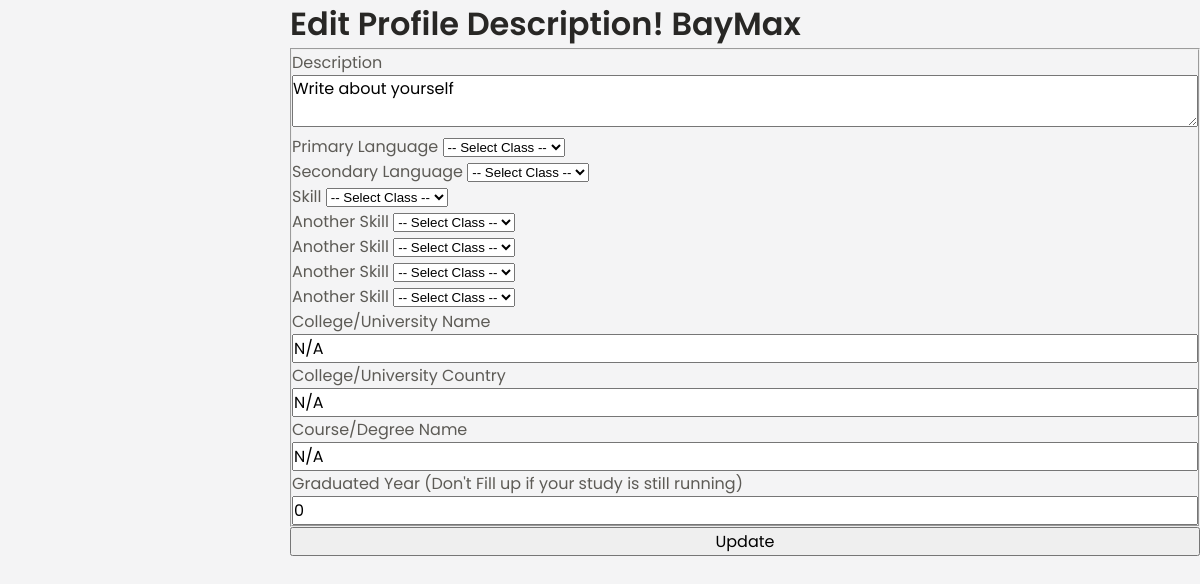
The page /user/account/description/edit/ (signed in) on the database its author committed.
### firewithinfilms/models.py (models this page shows)
class User(db.Model, UserMixin):
    __tablename__ = 'user'
    id = db.Column(db.Integer, primary_key=True)
    username = db.Column(db.String(20), unique=True, nullable=False)
    name = db.Column(db.String(100))
    email = db.Column(db.String(120), unique=True, nullable=False)
    image_file = db.Column(db.String(20), default='default.jpg')
    password = db.Column(db.String(60), nullable=False)
    user_role = db.Column(db.String(60), default="user")
    join_date = db.Column(db.DateTime, nullable=False, default=datetime.utcnow)
    details = db.relationship('UserDetails', backref='details', lazy=True)
    reviews = db.relationship('UserReviews', backref='reviews', lazy=True)
    posts = db.relationship('UserPost', backref='author', lazy=True)

class UserDetails(db.Model):
    __tablename__ = 'user_details'
    id = db.Column(db.Integer, primary_key=True)
    user_headline = db.Column(db.String(100), default="Your Headline")
    country = db.Column(db.String(100), default='India')
    description = db.Column(db.Text, nullable=False, default="Write about yourself")
    primary_lang = db.Column(db.String(100), default='N/A')
    secondary_lang = db.Column(db.String(100), default='N/A')
    skill_1 = db.Column(db.String(100), default='N/A')
    skill_2 = db.Column(db.String(100), default='N/A')
    skill_3 = db.Column(db.String(100), default='N/A')
    skill_4 = db.Column(db.String(100), default='N/A')
    skill_5 = db.Column(db.String(100), default='N/A')
    education_institue_name = db.Column(db.String(300), default='N/A')
    education_graduation_name = db.Column(db.String(300), default='N/A')
    education_institue_country = db.Column(db.String(100), default='N/A')
    education_graduation_year = db.Column(db.String(100), default="0")
    user_id = db.Column(db.Integer, db.ForeignKey('user.id'), nullable=False)

### firewithinfilms/user/views.py (the view, shortened to what this page needs)
@user.route('/user/account/description/edit/', methods=['GET', 'POST'])
@login_required
def user_edit_description():
    form = UpdateAccountDescriptionForm()
    details = UserDetails.query.all()
    if request.method == 'GET':
        for detail in details:
            form.description.data = detail.description
            form.primary_lang.data = detail.primary_lang
            form.secondary_lang.data = detail.secondary_lang
            form.skill_1.data = detail.skill_1
            form.skill_2.data = detail.skill_2
            form.skill_3.data = detail.skill_3
            form.skill_4.data = detail.skill_4
            form.skill_5.data = detail.skill_5
            form.education_institue_name.data = detail.education_institue_name
            form.education_institue_country.data = detail.education_institue_country
            form.education_graduation_name.data = detail.education_graduation_name
            if detail.education_graduation_year == '0':
                form.education_graduation_year.data = 'Currently Studying'
            form.education_graduation_year.data = detail.education_graduation_year
    return render_template(
        'user/editaccount_description.html', title="Edit Account Description", form=form)

### firewithinfilms/models.py (called while the page is built)
@login_manager.user_loader
def load_user(user_id):
    return User.query.get(int(user_id))

### firewithinfilms/templates/user/editaccount_description.html (shortened to what this page needs)
{% extends 'root-dashboard.html' %}
{% block content %}
<div class="container">
    <h1>Edit Profile Description! {{ current_user.name }}</h1>
    <form action="" method="POST" enctype="multipart/form-data">
        <fieldset class="form-group">
            <div class="form-group">
                {{ form.description.label(class="form-control-label") }}
                {% if form.description.errors %}
                {{ form.description(class="form-control form-control-lg is-invalid") }}
                <div class="invalid-feedback">
                    {% for error in form.description.errors %}
                    <span>{{ error }}</span>
                    {% endfor %}
                </div>
                {% else %}
                {{ form.description(class="form-control form-control-lg") }}
                {% endif %}
            </div>
            <div class="form-group">
                {{ form.primary_lang.label(class="form-control-label") }}
                {% if form.primary_lang.errors %}
                {{ form.primary_lang(class="form-control form-control-lg is-invalid") }}
                <div class="invalid-feedback">
                    {% for error in form.primary_lang.errors %}
                    <span>{{ error }}</span>
                    {% endfor %}
                </div>
                {% else %}
                {{ form.primary_lang(class="form-control form-control-lg") }}
                {% endif %}
            </div>
            <div class="form-group">
                {{ form.secondary_lang.label(class="form-control-label") }}
                {% if form.secondary_lang.errors %}
                {{ form.secondary_lang(class="form-control form-control-lg is-invalid") }}
                <div class="invalid-feedback">
                    {% for error in form.secondary_lang.errors %}
                    <span>{{ error }}</span>
                    {% endfor %}
                </div>
                {% else %}
                {{ form.secondary_lang(class="form-control form-control-lg") }}
                {% endif %}
            </div>
            <div class="form-group">
                {{ form.skill_1.label(class="form-control-label") }}
                {% if form.skill_1.errors %}
                {{ form.skill_1(class="form-control form-control-lg is-invalid") }}
                <div class="invalid-feedback">
                    {% for error in form.skill_1.errors %}
                    <span>{{ error }}</span>
                    {% endfor %}
                </div>
                {% else %}
                {{ form.skill_1(class="form-control form-control-lg") }}
                {% endif %}
            </div>
            <div class="form-group">
                {{ form.skill_2.label(class="form-control-label") }}
                {% if form.skill_2.errors %}
                {{ form.skill_2(class="form-control form-control-lg is-invalid") }}
                <div class="invalid-feedback">
                    {% for error in form.skill_2.errors %}
                    <span>{{ error }}</span>
                    {% endfor %}
                </div>
                {% else %}
                {{ form.skill_2(class="form-control form-control-lg") }}
                {% endif %}
            </div>
            <div class="form-group">
                {{ form.skill_3.label(class="form-control-label") }}
                {% if form.skill_3.errors %}
                {{ form.skill_3(class="form-control form-control-lg is-invalid") }}
                <div class="invalid-feedback">
                    {% for error in form.skill_3.errors %}
                    <span>{{ error }}</span>
                    {% endfor %}
                </div>
                {% else %}
                {{ form.skill_3(class="form-control form-control-lg") }}
                {% endif %}
            </div>
            <div class="form-group">
                {{ form.skill_4.label(class="form-control-label") }}
                {% if form.skill_4.errors %}
                {{ form.skill_4(class="form-control form-control-lg is-invalid") }}
                <div class="invalid-feedback">
                    {% for error in form.skill_4.errors %}
                    <span>{{ error }}</span>
                    {% endfor %}
                </div>
                {% else %}
                {{ form.skill_4(class="form-control form-control-lg") }}
                {% endif %}
            </div>
            <div class="form-group">
                {{ form.skill_5.label(class="form-control-label") }}
                {% if form.skill_5.errors %}
                {{ form.skill_5(class="form-control form-control-lg is-invalid") }}
                <div class="invalid-feedback">
                    {% for error in form.skill_5.errors %}
                    <span>{{ error }}</span>
                    {% endfor %}
                </div>
                {% else %}
                {{ form.skill_5(class="form-control form-control-lg") }}
                {% endif %}
            </div>
            <div class="form-group">
                {{ form.education_institue_name.label(class="form-control-label") }}
                {% if form.education_institue_name.errors %}
                {{ form.education_institue_name(class="form-control form-control-lg is-invalid") }}
                <div class="invalid-feedback">
                    {% for error in form.education_institue_name.errors %}
                    <span>{{ error }}</span>
                    {% endfor %}
                </div>
                {% else %}
                {{ form.education_institue_name(class="form-control form-control-lg") }}
                {% endif %}
            </div>
            <div class="form-group">
                {{ form.education_institue_country.label(class="form-control-label") }}
                {% if form.education_institue_country.errors %}
                {{ form.education_institue_country(class="form-control form-control-lg is-invalid") }}
                <div class="invalid-feedback">
                    {% for error in form.education_institue_country.errors %}
                    <span>{{ error }}</span>
                    {% endfor %}
                </div>
                {% else %}
                {{ form.education_institue_country(class="form-control form-control-lg") }}
                {% endif %}
            </div>
            <div class="form-group">
                {{ form.education_graduation_name.label(class="form-control-label") }}
                {% if form.education_graduation_name.errors %}
                {{ form.education_graduation_name(class="form-control form-control-lg is-invalid") }}
                <div class="invalid-feedback">
                    {% for error in form.education_graduation_name.errors %}
                    <span>{{ error }}</span>
                    {% endfor %}
                </div>
                {% else %}
                {{ form.education_graduation_name(class="form-control form-control-lg") }}
                {% endif %}
            </div>
            <div class="form-group">
                {{ form.education_graduation_year.label(class="form-control-label") }}
                {% if form.education_graduation_year.errors %}
                {{ form.education_graduation_year(class="form-control form-control-lg is-invalid") }}
                <div class="invalid-feedback">
                    {% for error in form.education_graduation_year.errors %}
                    <span>{{ error }}</span>
                    {% endfor %}
                </div>
                {% else %}
                {{ form.education_graduation_year(class="form-control form-control-lg") }}
                {% endif %}
            </div>
        </fieldset>
        <div class="form-group">
            {{ form.submit(class="btn btn-outline-info") }}
        </div>
    </form>
</div>
{% endblock content %}

### firewithinfilms/templates/root-dashboard.html (shortened to what this page needs)
<!DOCTYPE html>
<html>
    <head>
        <link
            href="https://unpkg.com/boxicons@2.0.9/css/boxicons.min.css"
            rel="stylesheet"
        />
        <link
            rel="stylesheet"
            href="{{ url_for('static', filename='assets/scripts/reuse.css') }}"
        />
        <link
            rel="stylesheet"
            href="{{ url_for('static', filename='assets/scripts/admin-panel.css') }}"
        />
    </head>
    <body>
        <main class="dashboard__container container">
        {% block content %} {% endblock %}
        </main>
    </body>
</html>

### firewithinfilms/static/assets/scripts/reuse.css (style rules this page uses)
:root { --header-height: 3rem; --hue: 45; --sat: 98%; --first-color: hsl(var(--hue), var(--sat), 60%); --first-color-light: hsl(var(--hue), var(--sat), 85%); --first-color-lighten: hsl(var(--hue), var(--sat), 80%); --first-color-alt: hsl(var(--hue), var(--sat), 53%); --title-color: hsl(var(--hue), 4%, 15%); --text-color: hsl(var(--hue), 4%, 35%); --text-color-light: hsl(var(--hue), 4%, 65%); --body-color: hsl(var(--hue), 0%, 100%); --container-color: #fff; --scroll-bar-color: hsl(var(--hue), 4%, 85%); --scroll-thumb-color: hsl(var(--hue), 4%, 75%); --body-font: "Poppins", sans-serif; --biggest-font-size: 2.25rem; --h1-font-size: 1.5rem; --h2-font-size: 1.25rem; --h3-font-size: 1rem; --normal-font-size: 0.938rem; --small-font-size: 0.813rem; --smaller-font-size: 0.75rem; --font-semi-bold: 600; --font-bold: 700; --font-normal: 500; --img-transition: 0.3s; --img-hidden: hidden; --img-scale: scale(1.1); --mb-0-5: 0.5rem; --mb-0-75: 0.75rem; --mb-1: 1rem; --mb-1-5: 1.5rem; --mb-2: 2rem; --z-tooltip: 10; --z-fixed: 100; }
@media screen and (min-width: 968px) { :root { --biggest-font-size: 4rem; --h1-font-size: 2.25rem; --h2-font-size: 1.5rem; --h3-font-size: 1.25rem; --normal-font-size: 1rem; --small-font-size: 0.875rem; --smaller-font-size: 0.813rem; } }
.container { max-width: 968px; margin-right: auto; margin-left: auto; }
@media (min-width: 576px) { .container { max-width: 540px; } }
@media (min-width: 768px) { .container { max-width: 720px; } }
@media (min-width: 992px) { .container { max-width: 960px; } }
@media (min-width: 1200px) { .container { max-width: 1140px; } }
@media screen and (min-width: 1024px) { .container { margin-left: auto; margin-right: auto; } }

### firewithinfilms/static/assets/scripts/admin-panel.css (style rules this page uses)
:root { --header-height: 3rem; --hue: 45; --sat: 98%; --first-color: hsl(var(--hue), var(--sat), 60%); --first-color-light: hsl(var(--hue), var(--sat), 85%); --first-color-lighten: hsl(var(--hue), var(--sat), 80%); --first-color-alt: hsl(var(--hue), var(--sat), 53%); --title-color: hsl(var(--hue), 4%, 15%); --text-color: hsl(var(--hue), 4%, 35%); --text-color-light: hsl(var(--hue), 4%, 65%); --body-color: #f4f4f5; --body-color-alt: #fff; --scroll-bar-color: hsl(var(--hue), 4%, 85%); --scroll-thumb-color: hsl(var(--hue), 4%, 75%); --body-font: "Poppins", sans-serif; --biggest-font-size: 2.25rem; --h1-font-size: 1.5rem; --h2-font-size: 1.25rem; --h3-font-size: 1rem; --normal-font-size: 0.938rem; --small-font-size: 0.813rem; --smaller-font-size: 0.75rem; --font-semi-bold: 600; --font-bold: 700; --font-normal: 500; --img-transition: 0.3s; --img-hidden: hidden; --img-scale: scale(1.1); --mb-0-5: 0.5rem; --mb-0-75: 0.75rem; --mb-1: 1rem; --mb-1-5: 1.5rem; --mb-2: 2rem; --z-tooltip: 10; --z-fixed: 100; }
@media screen and (min-width: 968px) { :root { --biggest-font-size: 4rem; --h1-font-size: 2.25rem; --h2-font-size: 1.5rem; --h3-font-size: 1.25rem; --normal-font-size: 1rem; --small-font-size: 0.875rem; --smaller-font-size: 0.813rem; } }
html { scroll-behavior: smooth; }
body { font-family: var(--body-font); font-size: var(--normal-font-size); background-color: var(--body-color); color: var(--text-color); transition: 0.5s; }
h1, h2, h3 { font-weight: var(--font-semi-bold); color: var(--title-color); line-height: 1.5; }
input, textarea { width: 100%; }
button, input, textarea { font-family: var(--body-font); font-size: var(--normal-font-size); }
.dashboard__container { margin-bottom: 5rem; }
@media screen and (min-width: 576px) { .dashboard__container { margin: 0 0 5rem 290px; } }

### rows shown on the page
User: name "BayMax"
UserDetails: description "Write about yourself", primary_lang "-- Select Class --", secondary_lang "-- Select Class --", skill_1 "-- Select Class --", skill_2 "-- Select Class --", skill_3 "-- Select Class --", skill_4 "-- Select Class --", skill_5 "-- Select Class --", education_institue_name "N/A", education_institue_country "N/A", education_graduation_name "N/A", education_graduation_year "0"
